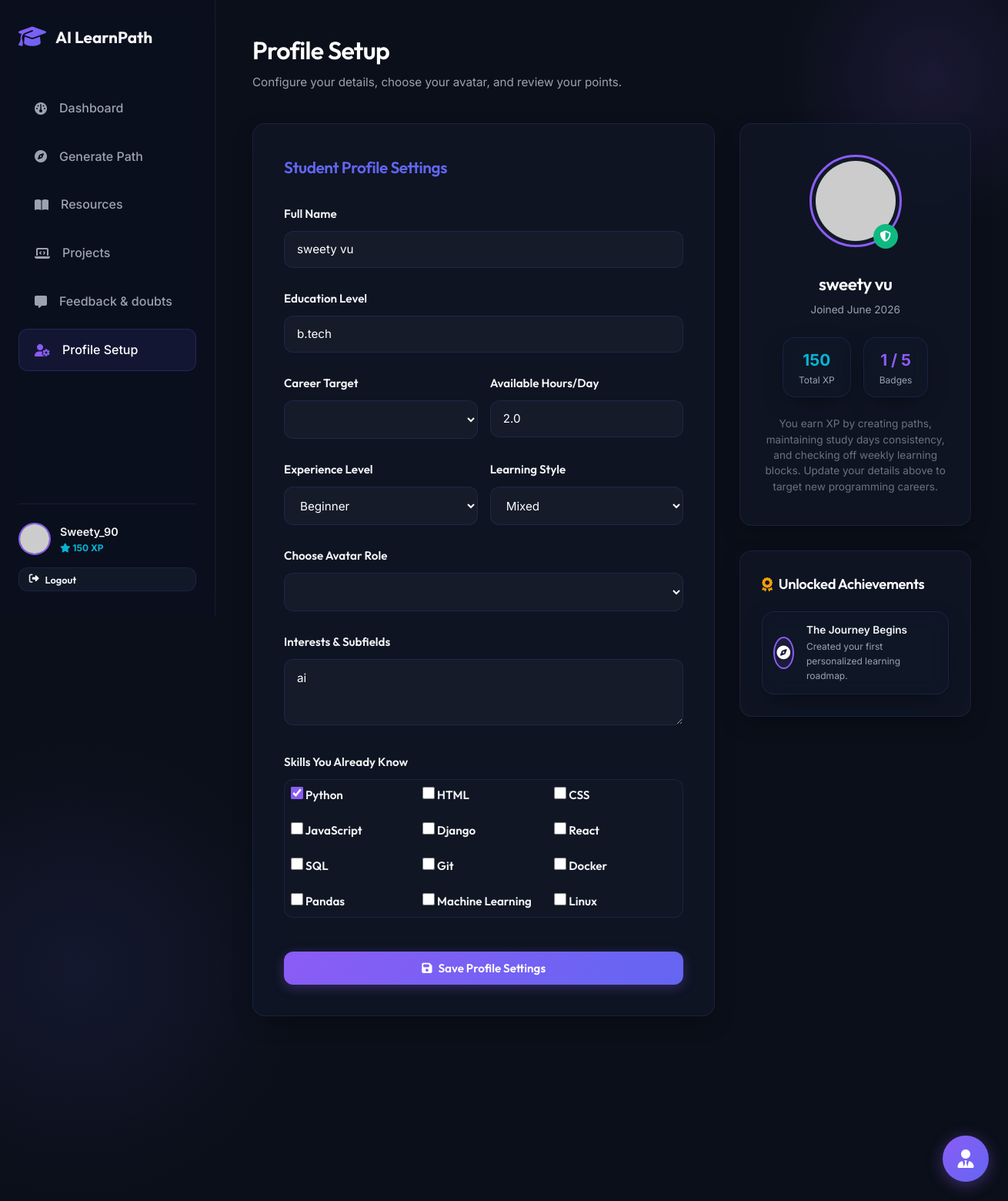
Screenshot of /profile/ (signed in) with the database file from the repository.
### students/models.py (models this page shows, shortened)
class StudentProfile(models.Model):
    user = models.OneToOneField(User, on_delete=models.CASCADE, related_name='profile')
    full_name = models.CharField(max_length=100, blank=True)
    education_level = models.CharField(max_length=100, blank=True)
    skills = models.ManyToManyField(Skill, blank=True, related_name='students')
    interests = models.TextField(blank=True)
    career_target = models.CharField(max_length=100, blank=True)
    study_hours_per_day = models.DecimalField(max_digits=4, decimal_places=1, default=2.0)
    experience_level = models.CharField(
        max_length=50,
        choices=[('Beginner', 'Beginner'), ('Intermediate', 'Intermediate'), ('Advanced', 'Advanced')],
        default='Beginner'
    )
    learning_style = models.CharField(
        max_length=50,
        choices=[('Video', 'Video'), ('Reading', 'Reading'), ('Practice', 'Practice'), ('Mixed', 'Mixed')],
        default='Mixed'
    )
    streak = models.IntegerField(default=0)
    last_active_date = models.DateField(null=True, blank=True)
    points = models.IntegerField(default=0)
    avatar = models.CharField(max_length=50, default='default_avatar.png')

class Skill(models.Model):
    name = models.CharField(max_length=100, unique=True)
    description = models.CharField(max_length=255, blank=True)

class StudentBadge(models.Model):
    student = models.ForeignKey(StudentProfile, on_delete=models.CASCADE, related_name='earned_badges')
    badge = models.ForeignKey(Badge, on_delete=models.CASCADE)
    earned_at = models.DateTimeField(auto_now_add=True)
    class Meta:
        unique_together = ('student', 'badge')

class Badge(models.Model):
    name = models.CharField(max_length=100)
    description = models.CharField(max_length=255)
    badge_type = models.CharField(max_length=50)  # e.g., 'path_completion', 'streak', 'points'
    icon = models.CharField(max_length=100, default='fa-medal')  # FontAwesome icon class name

### students/views.py (the view)
# urls.py: path('profile/', views.profile_view, name='profile'),
@login_required
def profile_view(request):
    profile = get_object_or_404(StudentProfile, user=request.user)
    if request.method == 'POST':
        form = StudentProfileForm(request.POST, instance=profile)
        if form.is_valid():
            form.save()
            messages.success(request, "Your profile has been updated successfully!")
            return redirect('profile')
    else:
        form = StudentProfileForm(instance=profile)
    earned_badges = StudentBadge.objects.filter(student=profile).select_related('badge')
    all_badges_count = Badge.objects.count()
    return render(request, 'students/profile.html', {
        'form': form,
        'profile': profile,
        'earned_badges': earned_badges,
        'all_badges_count': all_badges_count
    })

### students/forms.py
class StudentProfileForm(forms.ModelForm):
    skills = forms.ModelMultipleChoiceField(
        queryset=Skill.objects.all(),
        widget=forms.CheckboxSelectMultiple,
        required=False
    )
    class Meta:
        model = StudentProfile
        fields = [
            'full_name', 'education_level', 'skills', 'interests',
            'career_target', 'study_hours_per_day', 'experience_level',
            'learning_style', 'avatar'
        ]
        widgets = {
            'interests': forms.Textarea(attrs={'rows': 3, 'placeholder': 'e.g. Web Dev, Machine Learning, UI/UX'}),
            'avatar': forms.Select(choices=[
                ('avatar_1.png', 'Tech Pioneer'),
                ('avatar_2.png', 'Data Specialist'),
                ('avatar_3.png', 'Creative Designer'),
                ('avatar_4.png', 'Code Warrior'),
                ('avatar_5.png', 'Curious Learner')
            ])
        }

### templates/students/profile.html (shortened to what this page needs)
{% extends 'base.html' %}
{% load static %}
{% block content %}
<div class="page-header">
    <div>
        <h1 class="page-title">Profile Setup</h1>
        <p class="page-subtitle">Configure your details, choose your avatar, and review your points.</p>
    </div>
</div>
<div class="dashboard-grid">
    <div class="glass-panel widget-card" style="padding: 2.5rem;">
        <h2 style="font-size: 1.3rem; margin-bottom: 2rem; color: var(--accent-indigo);">Student Profile Settings</h2>
        <form method="post" novalidate>
            <div class="form-group">
                <label for="id_full_name">Full Name</label>
                <input type="text" id="id_full_name" name="full_name" value="{{ form.full_name.value|default:'' }}" class="form-control" placeholder="Enter your full name" required>
            </div>
            <div class="form-group">
                <label for="id_education_level">Education Level</label>
                <input type="text" id="id_education_level" name="education_level" value="{{ form.education_level.value|default:'' }}" class="form-control" placeholder="e.g. Computer Science Student, High Schooler" required>
            </div>
            <div style="display: grid; grid-template-columns: 1fr 1fr; gap: 1rem;">
                <div class="form-group">
                    <label for="id_career_target">Career Target</label>
                    <select id="id_career_target" name="career_target" class="form-control">
                    </select>
                </div>
                <div class="form-group">
                    <label for="id_study_hours_per_day">Available Hours/Day</label>
                    <input type="number" id="id_study_hours_per_day" name="study_hours_per_day" value="{{ form.study_hours_per_day.value|default:'2.0' }}" step="0.5" min="0.5" class="form-control" required>
                </div>
            </div>
            <div style="display: grid; grid-template-columns: 1fr 1fr; gap: 1rem;">
                <div class="form-group">
                    <label for="id_experience_level">Experience Level</label>
                    <select id="id_experience_level" name="experience_level" class="form-control">
                        {% for value, text in form.fields.experience_level.choices %}
                            <option value="{{ value }}" {% if form.experience_level.value == value %}selected{% endif %}>{{ text }}</option>
                        {% endfor %}
                    </select>
                </div>
                <div class="form-group">
                    <label for="id_learning_style">Learning Style</label>
                    <select id="id_learning_style" name="learning_style" class="form-control">
                        {% for value, text in form.fields.learning_style.choices %}
                            <option value="{{ value }}" {% if form.learning_style.value == value %}selected{% endif %}>{{ text }}</option>
                        {% endfor %}
                    </select>
                </div>
            </div>
            <div class="form-group">
                <label for="id_avatar">Choose Avatar Role</label>
                <select id="id_avatar" name="avatar" class="form-control">
                </select>
            </div>
            <div class="form-group">
                <label for="id_interests">Interests & Subfields</label>
                <textarea id="id_interests" name="interests" class="form-control" rows="3">{{ form.interests.value|default:'' }}</textarea>
            </div>
            <div class="form-group">
                <label>Skills You Already Know</label>
                <div class="checkbox-list">
                    {% for skill in form.fields.skills.queryset %}
                        <label class="checkbox-item">
                            <input type="checkbox" name="skills" value="{{ skill.id }}"
                                   {% if skill in profile.skills.all %}checked{% endif %}>
                            <span>{{ skill.name }}</span>
                        </label>
                    {% empty %}
                        <div style="color: var(--text-muted); font-size: 0.85rem; padding: 1rem; width: 100%; text-align: center;">
                            No preset skills available. Write skills when generating a pathway!
                        </div>
                    {% endfor %}
                </div>
            </div>
            <button type="submit" class="btn btn-primary" style="width: 100%; justify-content: center; margin-top: 1rem;">
                <i class="fa-solid fa-floppy-disk"></i> Save Profile Settings
            </button>
        </form>
    </div>
    <div class="flex-column">
        <div class="glass-panel widget-card" style="text-align: center; padding: 2.5rem 1.5rem;">
            <div style="position: relative; display: inline-block; margin-bottom: 1.5rem;">
                <img src="https://api.dicebear.com/7.x/bottts/svg?seed={{ user.username }}"
                     style="width: 120px; height: 120px; border-radius: 50%; border: 3px solid var(--accent-purple); padding: 5px; background: var(--bg-secondary);"
                     alt="User Big Avatar">
                <div style="position: absolute; bottom: 5px; right: 5px; width: 32px; height: 32px; border-radius: 50%; background: var(--success); color: white; display: flex; align-items: center; justify-content: center; font-size: 0.9rem;" title="Account Active">
                    <i class="fa-solid fa-shield-halved"></i>
                </div>
            </div>
            <h2 style="font-size: 1.4rem; margin-bottom: 0.25rem;">{{ profile.full_name|default:user.username }}</h2>
            <p style="color: var(--text-secondary); font-size: 0.85rem; margin-bottom: 1.5rem;">Joined {{ user.date_joined|date:'F Y' }}</p>
            <div style="display: flex; gap: 1rem; justify-content: center; margin-bottom: 1.5rem;">
                <div class="glass-panel" style="padding: 0.75rem 1.25rem; text-align: center;">
                    <div style="font-size: 1.3rem; font-weight: 700; color: var(--accent-cyan);">{{ profile.points }}</div>
                    <div style="font-size: 0.75rem; color: var(--text-secondary);">Total XP</div>
                </div>
                <div class="glass-panel" style="padding: 0.75rem 1.25rem; text-align: center;">
                    <div style="font-size: 1.3rem; font-weight: 700; color: var(--accent-purple);">{{ earned_badges.count }} / {{ all_badges_count }}</div>
                    <div style="font-size: 0.75rem; color: var(--text-secondary);">Badges</div>
                </div>
            </div>
            <p style="font-size: 0.85rem; color: var(--text-muted); line-height: 1.5;">
                You earn XP by creating paths, maintaining study days consistency, and checking off weekly learning blocks. Update your details above to target new programming careers.
            </p>
        </div>
        <div class="glass-panel widget-card">
            <h3 class="widget-title"><i class="fa-solid fa-award" style="color: var(--warning);"></i> Unlocked Achievements</h3>
            {% if earned_badges.exists %}
                <div style="display: flex; flex-direction: column; gap: 1rem;">
                    {% for sb in earned_badges %}
                        <div class="glass-panel" style="padding: 0.85rem; display: flex; align-items: center; gap: 1rem; border-color: rgba(139, 92, 246, 0.15);">
                            <div style="width: 42px; height: 42px; border-radius: 50%; background: rgba(139, 92, 246, 0.1); border: 2px solid var(--accent-purple); display: flex; align-items: center; justify-content: center; font-size: 1.1rem; color: white;">
                                <i class="{{ sb.badge.icon }}"></i>
                            </div>
                            <div>
                                <div style="font-weight: 600; font-size: 0.85rem;">{{ sb.badge.name }}</div>
                                <div style="font-size: 0.75rem; color: var(--text-secondary);">{{ sb.badge.description }}</div>
                            </div>
                        </div>
                    {% endfor %}
                </div>
            {% else %}
                <p style="color: var(--text-muted); font-size: 0.85rem; text-align: center; padding: 1.5rem 0;">
                    Complete tasks in your study path to unlock achievements!
                </p>
            {% endif %}
        </div>
    </div>
</div>
{% endblock %}

### templates/base.html (shortened to what this page needs)
{% load static %}
<!DOCTYPE html>
<html lang="en">
<head>
    <link rel="stylesheet" href="https://cdnjs.cloudflare.com/ajax/libs/font-awesome/6.4.0/css/all.min.css">
    <link rel="stylesheet" href="{% static 'css/styles.css' %}">
</head>
<body>
    <div class="app-container">
        {% if user.is_authenticated %}
        <aside class="sidebar">
            <div class="brand">
                <i class="fa-solid fa-graduation-cap brand-icon"></i>
                <span class="brand-name">AI LearnPath</span>
            </div>
            <nav class="nav-menu">
                <li class="nav-item {% if request.resolver_match.url_name == 'dashboard' %}active{% endif %}">
                    <a href="{% url 'dashboard' %}">
                        <i class="fa-solid fa-gauge"></i>
                        <span>Dashboard</span>
                    </a>
                </li>
                <li class="nav-item {% if request.resolver_match.url_name == 'generate_path' %}active{% endif %}">
                    <a href="{% url 'generate_path' %}">
                        <i class="fa-solid fa-compass"></i>
                        <span>Generate Path</span>
                    </a>
                </li>
                <li class="nav-item {% if request.resolver_match.url_name == 'resources' %}active{% endif %}">
                    <a href="{% url 'resources' %}">
                        <i class="fa-solid fa-book-open"></i>
                        <span>Resources</span>
                    </a>
                </li>
                <li class="nav-item {% if request.resolver_match.url_name == 'projects' %}active{% endif %}">
                    <a href="{% url 'projects' %}">
                        <i class="fa-solid fa-laptop-code"></i>
                        <span>Projects</span>
                    </a>
                </li>
                <li class="nav-item {% if request.resolver_match.url_name == 'feedback' %}active{% endif %}">
                    <a href="{% url 'feedback' %}">
                        <i class="fa-solid fa-message"></i>
                        <span>Feedback & doubts</span>
                    </a>
                </li>
                <li class="nav-item {% if request.resolver_match.url_name == 'profile' %}active{% endif %}">
                    <a href="{% url 'profile' %}">
                        <i class="fa-solid fa-user-gear"></i>
                        <span>Profile Setup</span>
                    </a>
                </li>
            </nav>
            <div class="sidebar-footer">
                <img src="{% if user.profile.avatar %}{% static 'images/' %}{{ user.profile.avatar }}{% else %}{% static 'images/default_avatar.png' %}{% endif %}"
                     class="user-avatar"
                     alt="Avatar"
                     onerror="this.src='https://api.dicebear.com/7.x/bottts/svg?seed={{ user.username }}'">
                <div class="user-info">
                    <div class="username">{{ user.username }}</div>
                    <div class="points-badge">
                        <i class="fa-solid fa-star"></i> <span class="student-points-val">{{ user.profile.points }}</span> XP
                    </div>
                </div>
            </div>
            <div style="margin-top: 1rem; text-align: center;">
                <form action="{% url 'logout' %}" method="post" style="display:inline;">
                    <button type="submit" class="btn btn-secondary" style="padding: 0.4rem 0.8rem; font-size: 0.8rem; width: 100%;">
                        <i class="fa-solid fa-right-from-bracket"></i> Logout
                    </button>
                </form>
            </div>
        </aside>
        {% endif %}
        <main class="main-content" style="{% if not user.is_authenticated %}margin-left: 0; width: 100%;{% endif %}">
            {% block content %}{% endblock %}
        </main>
    </div>
    {% if user.is_authenticated %}
    <div class="chat-trigger-btn">
        <i class="fa-solid fa-user-tie"></i>
    </div>
    {% endif %}
</body>
</html>

### rows the page displays
StudentProfile: full_name "sweety vu", education_level "b.tech", study_hours_per_day "2.0", experience_level "Beginner", learning_style "Mixed", interests "ai", points "150"
Skill: skills "☑", name "Python"
Skill: name "HTML"
Skill: name "CSS"
Skill: name "JavaScript"
Skill: name "Django"
Skill: name "React"
Skill: name "SQL"
Skill: name "Git"
Skill: name "Docker"
Skill: name "Pandas"
Skill: name "Machine Learning"
Skill: name "Linux"
StudentBadge: badge.name "The Journey Begins", badge.description "Created your first personalized learning roadmap."

### other values shown
{{ user.username }} "Sweety_90"
{{ user.profile.points }} "150"
{{ user.date_joined|date:'F Y' }} "June 2026"
{{ earned_badges.count }} "1"
{{ all_badges_count }} "5"
